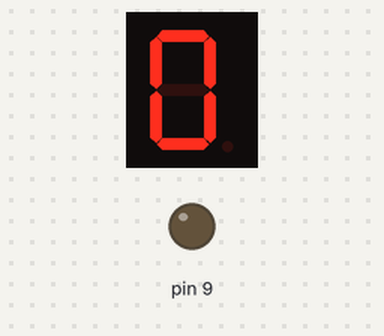
A sketch run on a simulated Arduino Uno, built with avr-gcc and run on an emulated ATmega328P. On the bench: 1-digit seven-segment display, output pins drawn as LEDs (lit = HIGH). Wiring (inferred from the names in the program): 1-digit 7-segment display, segments lit when HIGH: segments pin 2, pin 3, pin 4, pin 5, pin 6, pin 7, pin 8. The segment pins are drawn as the display they are named for; pins used as bus, display or sensor lines are not drawn.

Above: at 0.1 s.
At 1.1 s:
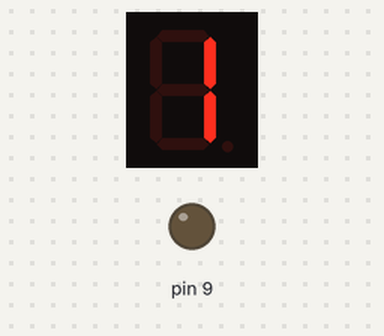
At 2.1 s:
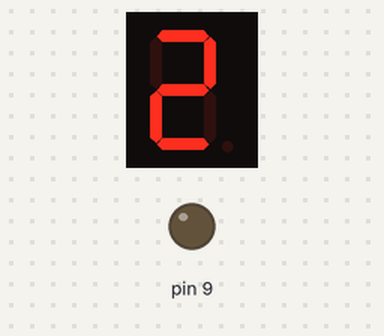
At 4.1 s:
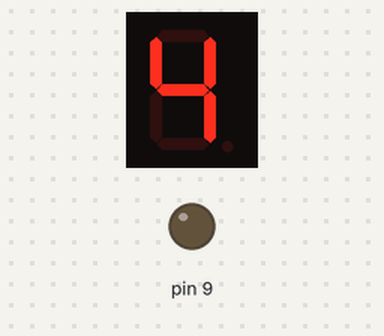
At 6.1 s:
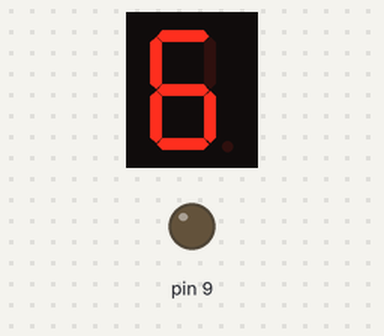
At 9.1 s:
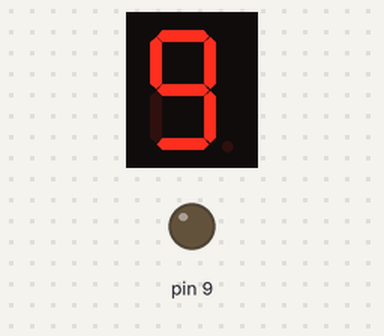

Measured:
- by itself, everything shown: repeats every 10.0 s, in 10 steps
- what the display in image 1 shows lasts 1.0 s, from 1.0 s to 2.0 s

The sketch:

7_Segment_V2.ino
```cpp
/*
  Use of an array number to store the pattern for each number from 0 to 9.
  The setup function sets the pinmode for all the pins used for the 7-segment display.
  The loop function uses a for loop to demonstrate numbers 0 to 9, and it sets the digital output for each segment.
  The delay function is used to delay the display for 1 second.
*/

const int a = 2; //a is connected to pin 2 on Arduino
const int b = 3; //b is connected to pin 3 on Arduino
const int c = 4; //c is connected to pin 4 on Arduino
const int d = 5; //d is connected to pin 5 on Arduino
const int e = 6; //e is connected to pin 6 on Arduino
const int f = 7; //f is connected to pin 7 on Arduino
const int g = 8; //g is connected to pin 8 on Arduino
const int dp = 9; //dp is connected to pin 9 on Arduino

int number[10][7] = {
  {1, 1, 1, 1, 1, 1, 0}, // 0
  {0, 1, 1, 0, 0, 0, 0}, // 1
  {1, 1, 0, 1, 1, 0, 1}, // 2
  {1, 1, 1, 1, 0, 0, 1}, // 3
  {0, 1, 1, 0, 0, 1, 1}, // 4
  {1, 0, 1, 1, 0, 1, 1}, // 5
  {1, 0, 1, 1, 1, 1, 1}, // 6
  {1, 1, 1, 0, 0, 0, 0}, // 7
  {1, 1, 1, 1, 1, 1, 1}, // 8
  {1, 1, 1, 1, 0, 1, 1} // 9
};

void setup() {
  // setting up the pinmode
  for (int i = 2; i <= 9; i++) {
    pinMode(i, OUTPUT);
  }
}

void loop() {
  // looping through the numbers 0 to 9
  for (int i = 0; i <= 9; i++) {
    digitalWrite(a, number[i][0]);
    digitalWrite(b, number[i][1]);
    digitalWrite(c, number[i][2]);
    digitalWrite(d, number[i][3]);
    digitalWrite(e, number[i][4]);
    digitalWrite(f, number[i][5]);
    digitalWrite(g, number[i][6]);
    delay(1000); //1 second delay
  }
}
```
